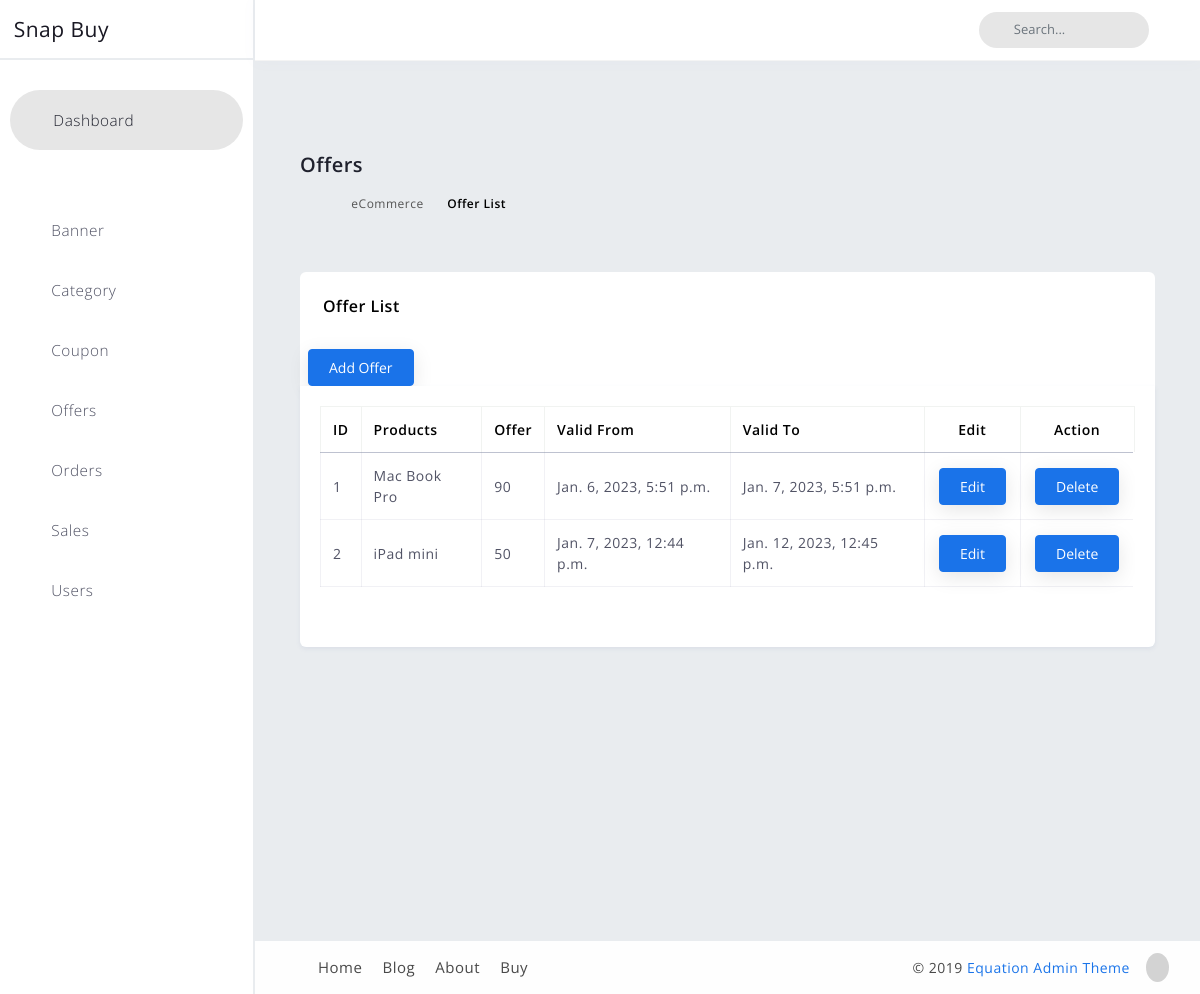
/myadmin/product-offer, run on an earlier commit of the app's database.
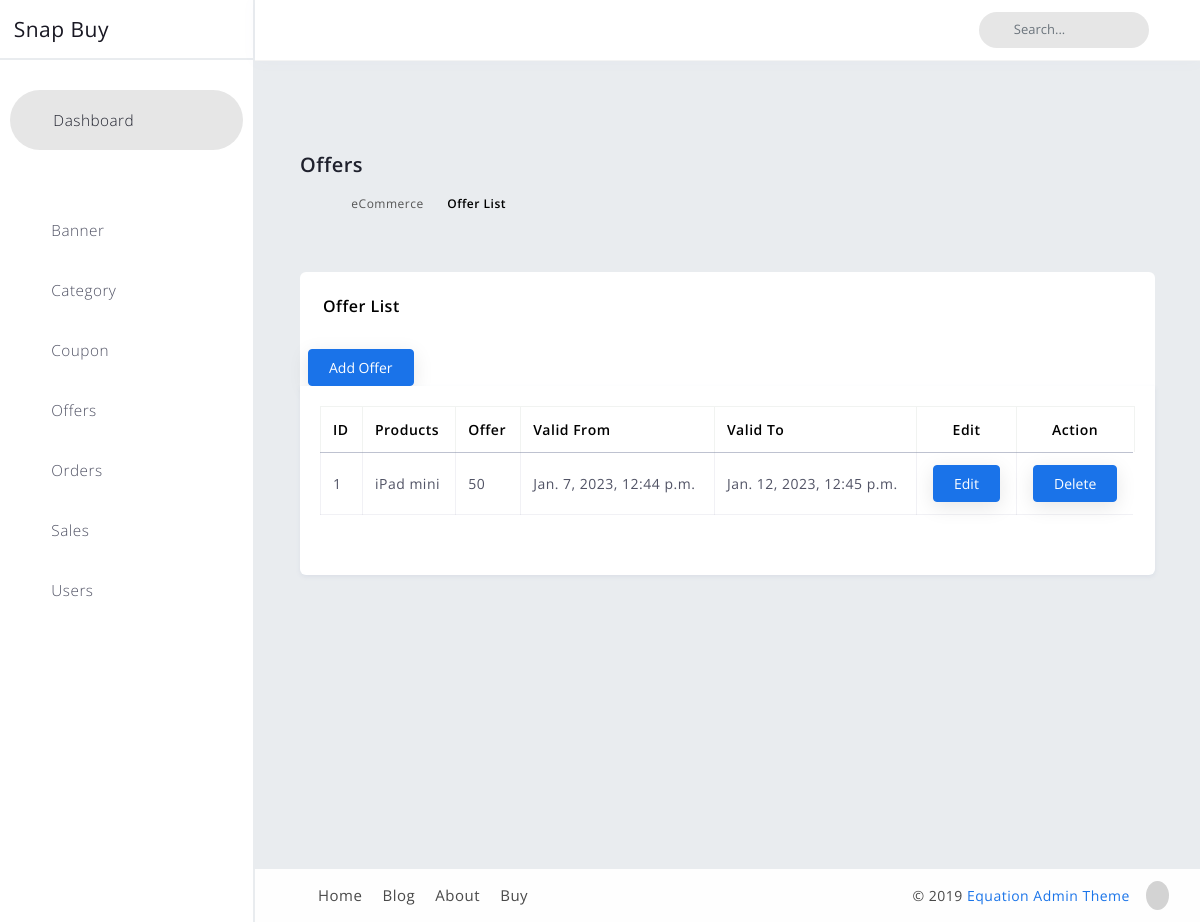
And on a later commit of the database.
### category_adminside/models.py (models this page shows, shortened)
class ProductOffer(models.Model):
    product = models.ForeignKey(Product,on_delete=models.CASCADE)
    offer = models.IntegerField(validators=[MinValueValidator(1),MaxValueValidator(100)])
    valid_from = models.DateTimeField()
    valid_to = models.DateTimeField()

class Product(models.Model):
    product_name    = models.CharField(max_length=100)
    brand_name      = models.CharField(max_length=100)
    category_name   = models.ForeignKey(Category, on_delete=models.CASCADE)
    price           = models.PositiveIntegerField()
    ram             = models.CharField(max_length=100)
    color           = models.CharField(max_length=100)
    stock           = models.PositiveIntegerField(null=True)
    storage         = models.CharField(max_length=100)
    productimage    = models.ImageField(upload_to='product')
    image1          = models.ImageField(null = True, upload_to = 'sideimage1')
    image2          = models.ImageField(null = True, upload_to = 'sideimage2')
    specifications  = models.TextField()
    description     = models.TextField()
    discount_price  = models.PositiveIntegerField(null=True,blank=True)
    def __str__(self):
        return self.product_name

### myadmin/views.py (the view)
# urls.py: path('product-offer',views.product_offer,name='p_offer'),
def product_offer(request):
    p_offer = ProductOffer.objects.all()
    context = {
        'p_offer':p_offer
    }
    return render(request,'cat_adminside/productoffer.html',context)

### newcart/views.py (called while the page is built)
def _cart_id_(request):
    cart = request.session.session_key
    if not cart:
        cart = request.session.create()
    return cart

### templates/cat_adminside/productoffer.html (shortened to what the changed rows need)
{% extends 'cat_adminside/cat_adminbase.html' %}
{% load static %}
{% block blockcontent %}
        <div id="content" class="main-content">
            <div class="container">
                <div class="row margin-bottom-120">
                    <div class="col-xl-12 col-lg-12 col-md-12 col-sm-12 col-12">
                        <div class="statbox widget box box-shadow">
                            <div class="widget-content widget-content-area">
                                <div class="table-responsive mb-4">
                                    <table id="ecommerce-product-list" class="table  table-bordered">
                                        <thead>
                                            <tr>
                                                <th>ID</th>
                                                <th>Products</th>
                                                <th>Offer</th>
                                                <th>Valid From</th>
                                                <th>Valid To</th>
                                                <th class="align-center">Edit</th>
                                                <th class="align-center">Action</th>
                                            </tr>
                                        </thead>
                                        <tbody>
                                            {% for p in p_offer %}
                                            <tr>
                                                <td>{{forloop.counter}}</td>
                                                <td>{{p.product}}</td>
                                                <td>{{p.offer}}</td>
                                                <td>
                                                    {{p.valid_from}}
                                                </td>
                                                <td>{{p.valid_to}}</td>
                                                <td class="align-center">
                                                    <ul class="table-controls">
                                                        <li>
                                                            <a href="{% url 'edit_prod_offer' p.id %}"><button type="button" onclick="return ofdelete()" class="btn btn-primary" >Edit</button></a>
                                                        </li>
                                                    </ul>
                                                </td>
                                                <td class="align-center">
                                                    <ul class="table-controls">
                                                        <li>
                                                            <a href="{% url 'prodoffer_delete' p.id %}"><button type="button" class="btn btn-primary" onclick="return confirm('Delete Product Offer?')">Delete</button></a>
                                                        </li>
                                                    </ul>
                                                </td>
                                            </tr>
                                            {% endfor %}
                                        </tbody>
                                    </table>
                                </div>
                            </div>
                        </div>
                    </div>
                </div>
            </div>
        </div>
    </div>
    {% endblock  %}

What changed in the data, as far as the page shows it:
removed ProductOffer: product "Mac Book Pro", offer "90", valid_from "Jan. 6, 2023, 5:51 p.m.", valid_to "Jan. 7, 2023, 5:51 p.m."
